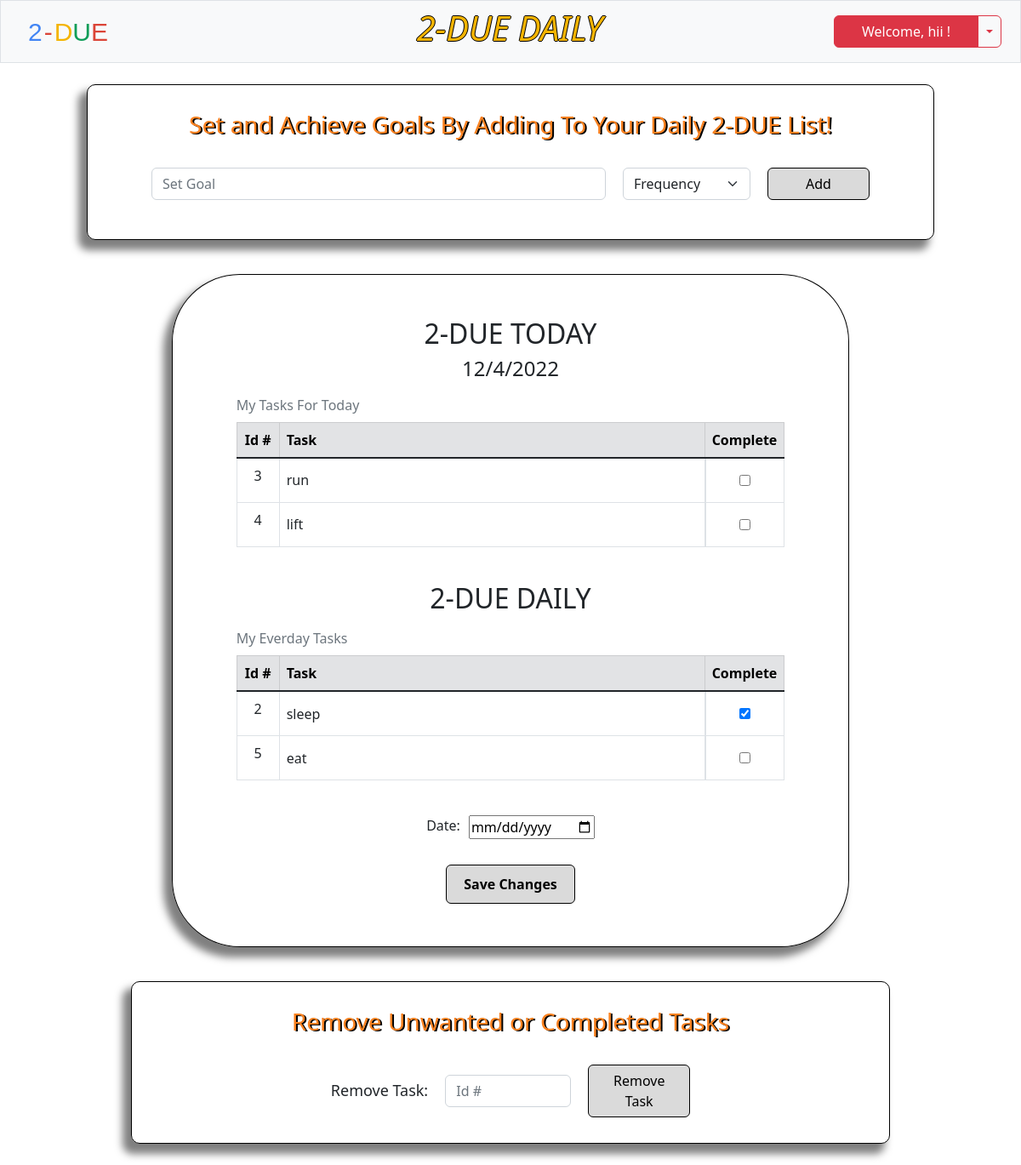
The app's page /daily (signed in), older data.
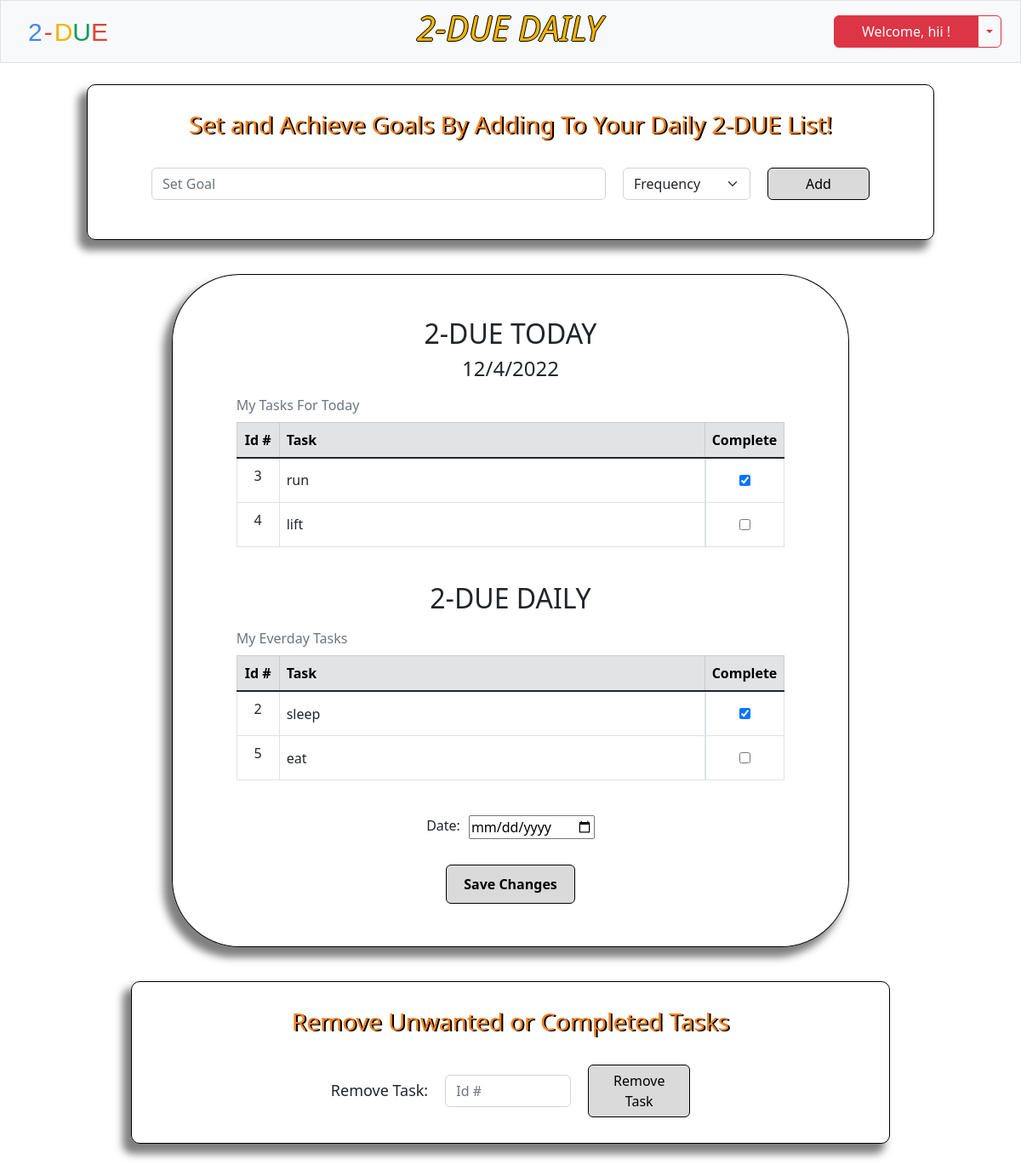
The same page, newer data.
### tables this page shows
CREATE TABLE todo (id INTEGER NOT NULL, task_id INTEGER PRIMARY KEY AUTOINCREMENT NOT NULL, task TEXT NOT NULL, frequency TEXT NOT NULL, completeness TEXT NOT NULL, day INTEGER, month INTEGER, year INTEGER);

### app.py (the view)
@app.route('/daily', methods=['GET', 'POST'])
def daily():
    today = datetime.now()
    day = today.day
    month = today.month
    year = today.year
    if request.method == 'POST':
        if 'save-daily' in request.form:
            if request.form.get('date'):
                today = request.form.get('date').split('-')
                day, month, year = today[2], today[1], today[0]
            rows = db.execute("SELECT * FROM todo WHERE id = (?) AND year = (?) AND month = (?) AND day = (?) AND frequency = (?) OR frequency = (?)", session['user_id'], year, month, day, 'today', 'everyday')
            checked = request.form.getlist('checkbox')
            for row in rows:
                if row['task_id'] not in checked:
                    db.execute("UPDATE todo SET completeness = (?) WHERE task_id = (?)", 'incomplete', row['task_id'])
            for task in checked:
                db.execute("UPDATE todo SET completeness = (?) WHERE task_id = (?)", 'complete', task)
            username = db.execute("SELECT username FROM users WHERE id = ?", session['user_id'])[0]['username']
            daily = db.execute("SELECT * FROM todo WHERE id = (?) AND day = (?) AND month = (?) AND year = (?) AND frequency = (?)", session['user_id'], day, month, year, 'today')
            everyday = db.execute("SELECT * FROM todo WHERE id = (?) AND frequency = (?)", session['user_id'], 'everyday')
            return render_template('daily.html', username=username, daily=daily, everyday=everyday, day=day, month=month, year=year)
        elif 'daily-submit' in request.form:
            username = db.execute("SELECT username FROM users WHERE id = (?)", session['user_id'])[0]['username']
            task = request.form.get('daily')
            frequency = request.form.get('goal-type')
            db.execute("INSERT INTO todo (id, task, frequency, completeness, day, month, year) VALUES (?, ?, ?, ?, ?, ?, ?)", session['user_id'], task, frequency, 'incomplete', day, month, year)
            daily = db.execute("SELECT * FROM todo WHERE id = (?) AND day = (?) AND month = (?) AND year = (?) AND frequency = (?)", session['user_id'], day, month, year, 'today')
            everyday = db.execute("SELECT * FROM todo WHERE id = (?) AND frequency = (?)", session['user_id'], 'everyday')
            return render_template('daily.html', username=username, daily=daily, everyday=everyday, day=day, month=month, year=year)
        elif 'remove-submit' in request.form:
            removed = request.form.get('remove')
            db.execute("DELETE FROM todo WHERE task_id = (?)", removed)
            username = db.execute("SELECT username FROM users WHERE id = ?", session['user_id'])[0]['username']
            daily = db.execute("SELECT * FROM todo WHERE id = (?) AND day = (?) AND month = (?) AND year = (?) AND frequency = (?)", session['user_id'], day, month, year, 'today')
            everyday = db.execute("SELECT * FROM todo WHERE id = (?) AND frequency = (?)", session['user_id'], 'everyday')
            return render_template('daily.html', username=username, daily=daily, everyday=everyday, day=day, month=month, year=year)
    elif request.method == "GET":
        id = session['user_id']
        username = db.execute("SELECT username FROM users WHERE id = ?", id)[0]['username']
        daily = db.execute("SELECT * FROM todo WHERE id = (?) AND day = (?) AND month = (?) AND year = (?) AND frequency = (?)", session['user_id'], day, month, year, 'today')
        everyday = db.execute("SELECT * FROM todo WHERE id = (?) AND frequency = (?)", session['user_id'], 'everyday')
        return render_template('daily.html', username=username, daily=daily, everyday=everyday, day=day, month=month, year=year)

### app.py (called while the page is built)
@app.after_request
def after_request(response):
    response.headers['Cache-Control'] = 'no-cache, no store, must-revalidate'
    response.headers['Expires'] = 0
    response.headers['Pragma'] = 'no-cache'
    return response

### templates/daily.html (shortened to what the changed rows need)
{% extends 'layout.html' %}
{% block nav %}
    <h2 class="weather-header"><em>2-DUE DAILY</em></h2>
{% endblock %}
{% block main %}
<form action="/daily" class="save-today" method="post">
    <div class="daily-table">
        <h2 style="text-align: center; margin-top: 25px;">2-DUE TODAY </h2>
            <table class="table table-hover table-bordered">
                <caption>My Tasks For Today</caption>
                <thead>
                    <tr class="table-secondary">
                        <th class="text-center task-id">Id #</th>
                        <th class="text-start task-head">Task</th>
                        <th class="text-start">Complete</th>
                    </tr>
                </thead>
                <tbody class="table-group-divider">
                {% if daily %}
                {% for row in daily %}
                <tr>
                    <td class="text-center">{{ row.task_id }}</td>
                    <td class="text-start task">{{ row.task }}</td>
                    {% if row.completeness == 'incomplete' %}
                    <td class="center-td"><input type='checkbox' id='incomplete' value="{{ row.task_id }}" name="checkbox"></td>
                    {% else %}
                    <td class="center-td" id="complete"><input type="checkbox" value="{{ row.task_id }}" name="checkbox" checked></td>
                    {% endif %}
                </tr>
                {% endfor %}
                {% endif %}
                </tbody>
            </table>
    </div>
    <div class="daily-table">
        <h2 style="text-align: center;">2-DUE DAILY</h2>
        <table class="table table-hover table-bordered">
            <caption>My Everday Tasks</caption>
            <thead>
                <tr class="table-secondary">
                    <th class="text-center task-id">Id #</th>
                    <th class="text-start task-head">Task</th>
                    <th class="text-start">Complete</th>
                </tr>
            </thead>
        </table>
    </div>
</form>
{% endblock %}

Row changes from the older to the newer data that the page shows:
changed todo "run": completeness "incomplete" → "complete" (drawn); checkbox "☐" → "☑"
